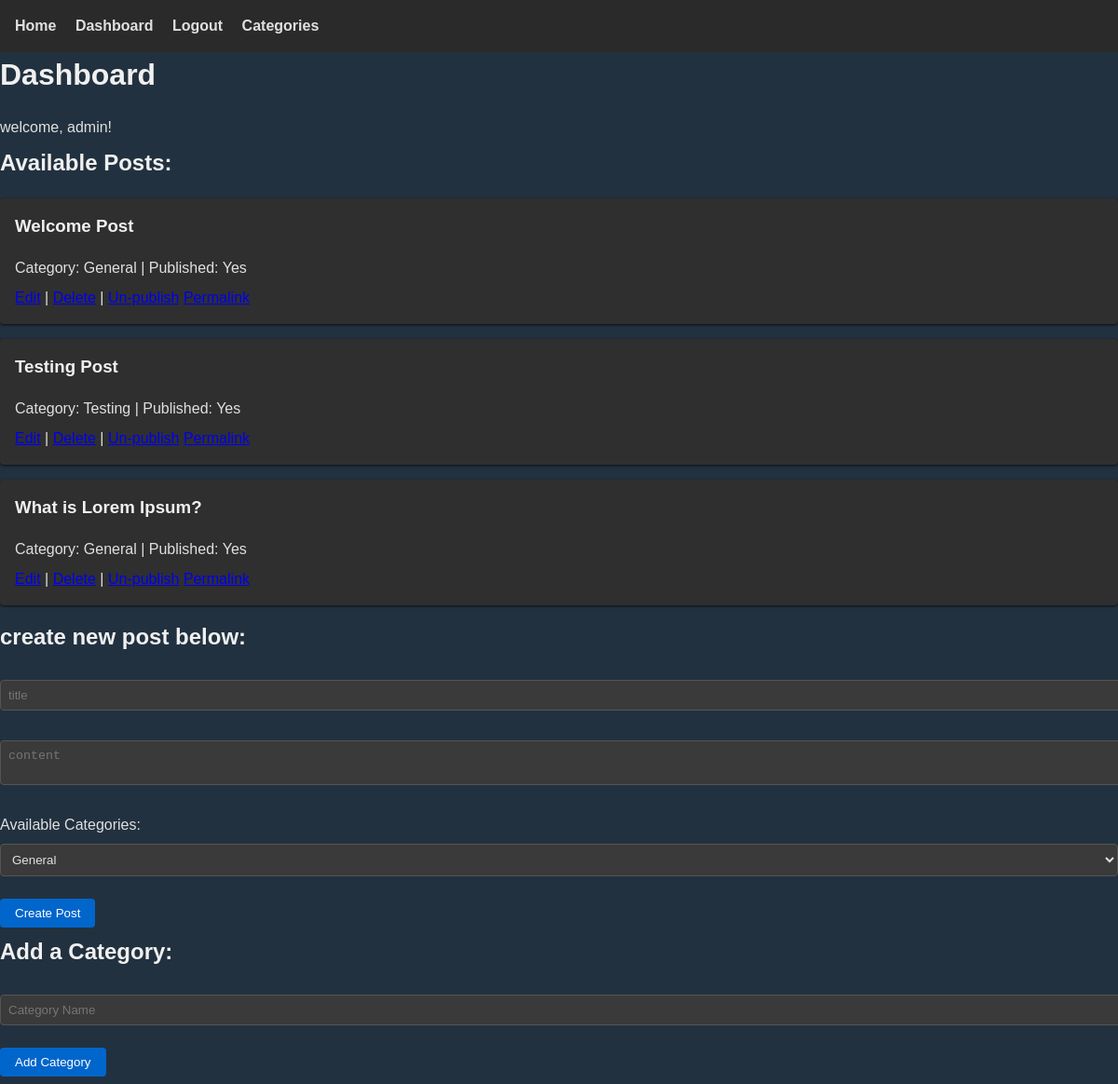
The app's page /dashboard (signed in) with its own data.
### tables this page shows
CREATE TABLE posts (
    id INTEGER PRIMARY KEY AUTOINCREMENT,
    title TEXT NOT NULL,
    content TEXT NOT NULL,
    created TIMESTAMP NOT NULL DEFAULT CURRENT_TIMESTAMP,
    published INTEGER NOT NULL DEFAULT 1,
    user_id INTEGER NOT NULL,
    category_id INTEGER NOT NULL,
    FOREIGN KEY (user_id) REFERENCES users(id),
    FOREIGN KEY (category_id) REFERENCES categories(id)
);

CREATE TABLE categories (
    id INTEGER PRIMARY KEY AUTOINCREMENT,
    name TEXT UNIQUE NOT NULL
);

### app.py (the view)
@app.route('/dashboard')
def dashboard():
    if not session.get('user_id'):
        return redirect(url_for('login'))
    conn = get_db_connection()
    posts = conn.execute(
        'select posts.id, posts.title, posts.published, posts.category_id, '
        'categories.name as category_name '
        'from posts join categories on posts.category_id = categories.id '
        'where posts.user_id = ?', (session['user_id'],)).fetchall()
    categories = conn.execute('SELECT * FROM categories').fetchall()
    conn.close()
    return render_template('dashboard.html', posts=posts, categories=categories)

### app.py (called while the page is built)
def get_db_connection():
    conn = sqlite3.connect('blog.db')
    conn.row_factory = sqlite3.Row
    return conn

### templates/dashboard.html (shortened to what this page needs)
<!DOCTYPE html>
<html lang="en">
<head>
</head>
<body>
{% extends 'layout.html' %}
{% block content %}
<h1>Dashboard</h1>
<p>welcome, {{ session.username }}!</p>
<h2>Available Posts:</h2>
{% for post in posts %}
  <div class="post">
    <h3>{{ post['title'] }}</h3>
    <p>Category: {{ post['category_name'] }} | Published: {{ 'Yes' if post['published'] else 'No' }}</p>
    <a href="{{ url_for('edit', post_id=post['id']) }}">Edit</a> |
    <a href="{{ url_for('delete', post_id=post['id']) }}" onclick="return confirm('are you sure you want to delete this post?');">Delete</a> |
    {% if post['published'] %}
      <a href="{{ url_for('unpublish', post_id=post['id']) }}">Un-publish</a>
    {% else %}
      <a href="{{ url_for('publish', post_id=post['id']) }}">Publish</a>
    {% endif %}
    <a href="{{ url_for('post', post_id=post['id']) }}">Permalink</a>
  </div>
{% else %}
  <p>no posts yet...</p>
{% endfor %}
<h2>create new post below:</h2>
<form method="post" action="{{ url_for('create') }}">
  <p><input type="text" name="title" placeholder="title"></p>
  <p><textarea name="content" placeholder="content"></textarea></p>
  <p>
    Available Categories:
    <select name="category_id">
      {% for cat in categories %}
        <option value="{{ cat['id'] }}">{{ cat['name'] }}</option>
      {% endfor %}
    </select>
  </p>
  <p><input type="submit" value="Create Post"></p>
</form>
<h2>Add a Category:</h2>
<form method="post" action="{{ url_for('add_category') }}">
  <p><input type="text" name="name" placeholder="Category Name"></p>
  <p><input type="submit" value="Add Category"></p>
</form>
{% endblock %}

### static/style.css (style rules this page uses)
body { font-family: Arial, sans-serif; line-height: 1.5; margin: 0; padding: 0; background: #22313f; color: #e0e0e0; }
h1, h2, h3 { color: #f0f0f0; margin-top: 0; }
p { margin: 0.5rem 0; }
.post { background: #2f2f2f; padding: 1rem; margin: 1rem 0; border-radius: 4px; box-shadow: 0 1px 3px rgba(0, 0, 0, 0.7); }
input[type="text"], input[type="password"], textarea, select { width: 100%; padding: 0.5rem; margin: 0.5rem 0 1rem; background: #3a3a3a; color: #e0e0e0; border: 1px solid #555; border-radius: 4px; }
input[type="submit"], .btn { background: #0066cc; color: #fff; padding: 0.5rem 1rem; border: none; border-radius: 4px; cursor: pointer; }

### records on screen
posts: title "Welcome Post", category_name "General", published "Yes"
posts: title "Testing Post", category_name "Testing", published "Yes"
posts: title "What is Lorem Ipsum?", category_name "General", published "Yes"

### other values on screen
{{ session.username }} "admin"
form field category_id "General"
